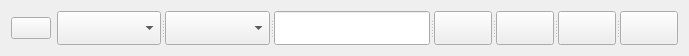
<?xml version="1.0" encoding="UTF-8"?>
<ui version="4.0">
 <class>PolygonizeToolbar</class>
 <widget class="QWidget" name="PolygonizeToolbar">
  <property name="geometry">
   <rect>
    <x>0</x>
    <y>0</y>
    <width>689</width>
    <height>56</height>
   </rect>
  </property>
  <property name="sizePolicy">
   <sizepolicy hsizetype="Preferred" vsizetype="Minimum">
    <horstretch>0</horstretch>
    <verstretch>0</verstretch>
   </sizepolicy>
  </property>
  <property name="windowTitle">
   <string>Form</string>
  </property>
  <property name="toolTip">
   <string/>
  </property>
  <layout class="QHBoxLayout" name="horizontalLayout">
   <item>
    <widget class="QPushButton" name="viewTilesPushButtonviewTilesPushButton">
     <property name="text">
      <string/>
     </property>
     <property name="icon">
      <iconset resource="../../resources.qrc">
       <normaloff>:/plugins/DeepLearningTools/icons/polygon-pt-24.png</normaloff>:/plugins/DeepLearningTools/icons/polygon-pt-24.png</iconset>
     </property>
     <property name="checkable">
      <bool>true</bool>
     </property>
    </widget>
   </item>
   <item>
    <widget class="QSplitter" name="splitter">
     <property name="orientation">
      <enum>Qt::Horizontal</enum>
     </property>
     <widget class="QgsMapLayerComboBox" name="mMapLayerComboBox">
      <property name="sizePolicy">
       <sizepolicy hsizetype="MinimumExpanding" vsizetype="Fixed">
        <horstretch>0</horstretch>
        <verstretch>0</verstretch>
       </sizepolicy>
      </property>
      <property name="minimumSize">
       <size>
        <width>50</width>
        <height>0</height>
       </size>
      </property>
     </widget>
     <widget class="QgsFieldComboBox" name="mFieldComboBox">
      <property name="sizePolicy">
       <sizepolicy hsizetype="MinimumExpanding" vsizetype="Fixed">
        <horstretch>0</horstretch>
        <verstretch>0</verstretch>
       </sizepolicy>
      </property>
      <property name="minimumSize">
       <size>
        <width>50</width>
        <height>0</height>
       </size>
      </property>
     </widget>
     <widget class="QLineEdit" name="lineEdit">
      <property name="sizePolicy">
       <sizepolicy hsizetype="MinimumExpanding" vsizetype="Fixed">
        <horstretch>0</horstretch>
        <verstretch>0</verstretch>
       </sizepolicy>
      </property>
      <property name="readOnly">
       <bool>true</bool>
      </property>
     </widget>
     <widget class="QPushButton" name="backPushButton">
      <property name="sizePolicy">
       <sizepolicy hsizetype="Fixed" vsizetype="Fixed">
        <horstretch>0</horstretch>
        <verstretch>0</verstretch>
       </sizepolicy>
      </property>
      <property name="text">
       <string/>
      </property>
      <property name="icon">
       <iconset resource="../../resources.qrc">
        <normaloff>:/plugins/DeepLearningTools/icons/arrow-circle-left-4x.png</normaloff>:/plugins/DeepLearningTools/icons/arrow-circle-left-4x.png</iconset>
      </property>
     </widget>
     <widget class="QPushButton" name="nextPushButton">
      <property name="sizePolicy">
       <sizepolicy hsizetype="Fixed" vsizetype="Fixed">
        <horstretch>0</horstretch>
        <verstretch>0</verstretch>
       </sizepolicy>
      </property>
      <property name="text">
       <string/>
      </property>
      <property name="icon">
       <iconset resource="../../resources.qrc">
        <normaloff>:/plugins/DeepLearningTools/icons/arrow-circle-right-4x.png</normaloff>:/plugins/DeepLearningTools/icons/arrow-circle-right-4x.png</iconset>
      </property>
     </widget>
     <widget class="QPushButton" name="runPolygonizePushButton">
      <property name="sizePolicy">
       <sizepolicy hsizetype="Fixed" vsizetype="Fixed">
        <horstretch>0</horstretch>
        <verstretch>0</verstretch>
       </sizepolicy>
      </property>
      <property name="toolTip">
       <string>Run Poygonize</string>
      </property>
      <property name="text">
       <string/>
      </property>
      <property name="icon">
       <iconset resource="../../resources.qrc">
        <normaloff>:/plugins/DeepLearningTools/icons/bbox-alt-24.png</normaloff>:/plugins/DeepLearningTools/icons/bbox-alt-24.png</iconset>
      </property>
     </widget>
     <widget class="QPushButton" name="settingsPushButton">
      <property name="sizePolicy">
       <sizepolicy hsizetype="Fixed" vsizetype="Fixed">
        <horstretch>0</horstretch>
        <verstretch>0</verstretch>
       </sizepolicy>
      </property>
      <property name="text">
       <string/>
      </property>
      <property name="icon">
       <iconset resource="../../resources.qrc">
        <normaloff>:/plugins/DeepLearningTools/icons/map-options-24.png</normaloff>:/plugins/DeepLearningTools/icons/map-options-24.png</iconset>
      </property>
     </widget>
    </widget>
   </item>
  </layout>
 </widget>
 <customwidgets>
  <customwidget>
   <class>QgsFieldComboBox</class>
   <extends>QComboBox</extends>
   <header>qgsfieldcombobox.h</header>
  </customwidget>
  <customwidget>
   <class>QgsMapLayerComboBox</class>
   <extends>QComboBox</extends>
   <header>qgsmaplayercombobox.h</header>
  </customwidget>
 </customwidgets>
 <resources>
  <include location="../../resources.qrc"/>
 </resources>
 <connections/>
</ui>
